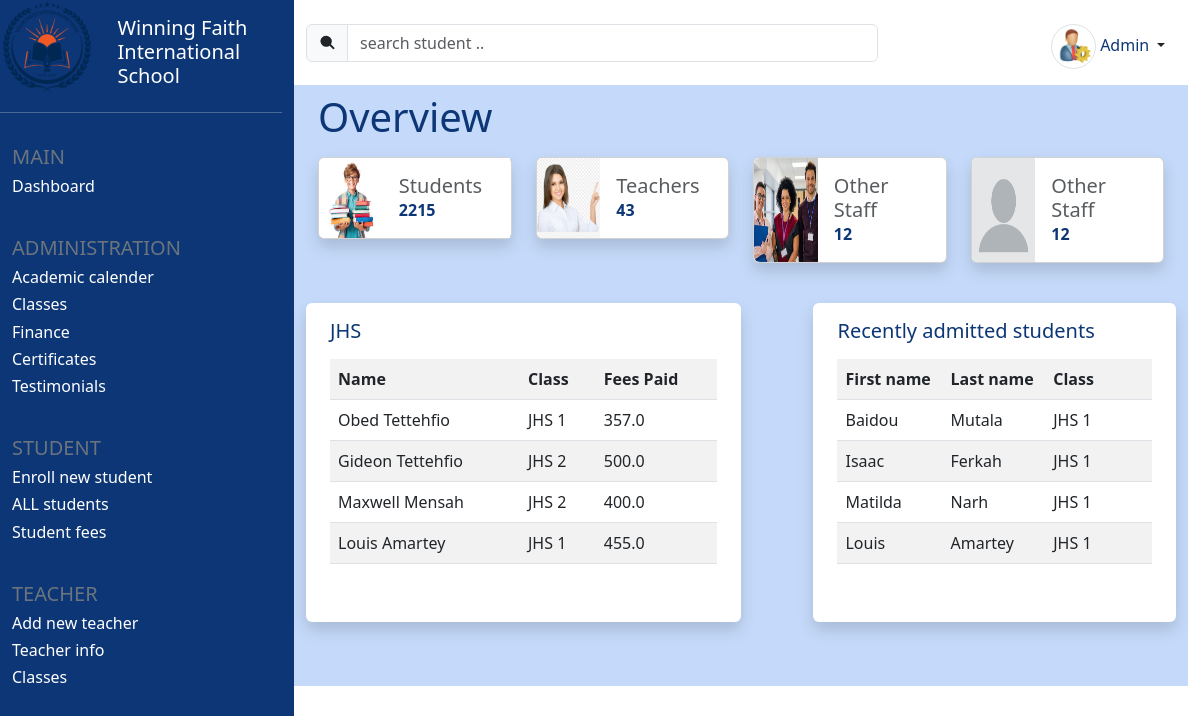
The app's page / (signed in) with its own data.
### core/models.py (models this page shows, shortened)
class Student(models.Model):
    id = models.UUIDField(primary_key=True, default=uuid.uuid4)
    fname = models.CharField(max_length=25)
    lname = models.CharField(max_length=25)
    other_names = models.CharField(max_length=100, blank=True)
    fees_paid = models.FloatField()
    date_enrolled = models.DateField(default=datetime.now)
    classroom = models.CharField(max_length=25)
    category = models.CharField(max_length=25)

### core/views.py (the view)
# urls.py: path('', views.index, name='index'),
@login_required(login_url='login')
def index(request):
    students = Student.objects.all()
    jhs_students = Student.objects.filter(category='jhs')
    context = {
        'students': students,
        'jhs_students': jhs_students
    }
    return render(request, 'index.html', context)

### templates/index.html (shortened to what this page needs)
{% load static %}
<!DOCTYPE html>
<html lang="en">
<head>
    <link rel="stylesheet" href="{% static 'styles.css' %}">
    <link rel="stylesheet" href="https://cdn.jsdelivr.net/npm/bootstrap@5.3.0-alpha1/dist/css/bootstrap.min.css">
</head>
<body>
    <div class="row" style="height: 100vh;">
        <div class="container-fluid col col-lg-3 " style="background-color: #0c3675;">
            <div class="row w-100">
                <div class="col-lg-5 logo">
                    <img src="{% static 'new-logo.png' %}" alt="" class="img-fluid" height="55">
                </div>
                <div class="col-lg-7 school-name mt-3">
                    <a href="{% url 'index' %}" class="text-decoration-none"><h5 class="text-white">Winning Faith International School</h5></a>
                </div>
            </div><hr class="text-white">
            <div class="container row">
                <div class=" mt-3 mb-3">
                    <h5 class="text-secondary">MAIN</h5>
                    <a href="{% url 'index' %}" class="text-decoration-none"><h6 class="text-white">Dashboard</h6></a>
                </div>
                <div class="mt-3 mb-3">
                    <h5 class="text-secondary">ADMINISTRATION</h5>
                    <h6 class="text-white">Academic calender</h6>
                    <a href="{% url 'classes' %}" class="text-decoration-none"><h6 class="text-white">Classes</h6></a>
                    <h6 class="text-white">Finance</h6>
                    <h6 class="text-white">Certificates</h6>
                    <h6 class="text-white">Testimonials</h6>
                </div>
                <div class="mt-3 mb-3">
                    <h5 class="text-secondary">STUDENT</h5>
                    <a href="{% url 'enroll' %}" class="text-decoration-none"><h6 class="text-white">Enroll new student</h6></a>
                    <a href="{% url 'students' %}" class="text-decoration-none"><h6 class="text-white">ALL students</h6></a>
                    <h6 class="text-white">Student fees</h6>
                </div>
                <div class="mt-3 mb-3">
                    <h5 class="text-secondary">TEACHER</h5>
                    <h6 class="text-white">Add new teacher</h6>
                    <h6 class="text-white">Teacher info</h6>
                    <h6 class="text-white">Classes</h6>
                </div>
            </div>
        </div>
        <div class="container-fluid col-lg-9 h-100 pt-2">
            <div class="row w-100 bg-white pt-3">
                <div class="col-lg-8">
                    <div class="input-group mb-1">
                        <span class="input-group-text">
                        </span>
                        <input type="search" class="form-control" placeholder="search student .." aria-label="Search" aria-describedby="button-addon2">
                      </div>
                </div>
                <div class="col-lg-2"></div>
                <div class="col-lg-2" style="float: inline-end;">
                    <div class="nav-item dropdown">
                        <a class="nav-link dropdown-toggle blue-text" data-bs-toggle="dropdown" href="#" role="button" aria-expanded="false">
                            <img src="{% static 'admin.webp' %}" alt="profile_img" class="img-fluid rounded-circle border" width="45" height="45">
                            <p class="d-inline blue-text ">Admin</p>
                        </a>
                    </div>
                </div>
            </div>
            {% block content %}
            <div class="container-fluid row home w-100 mt-3 pb-5">
                <h4 class="blue-text mt-2 mb-3 display-6">Overview</h4>
                <div class="col-6 col-lg-3">
                    <div class="card shadow mb-3 bg-white">
                        <div class="row g-0">
                          <div class="col-md-4">
                            <img src="{% static 'student.jpeg' %}" class="img-fluid rounded-start h-100" alt="...">
                          </div>
                          <div class="col-md-8 bg-white">
                            <div class="card-body bg-white">
                              <h5 class="text-muted m-0">Students</h5>
                              <p class="card-text blue-text fw-bold">2215 </p>
                            </div>
                          </div>
                        </div>
                    </div>
                </div>
                <div class="col-6 col-lg-3 h-auto">
                    <div class="card shadow b-3">
                        <div class="row g-0">
                          <div class="col-md-4">
                            <img src="{% static 'teacher2.png' %}" class="img-fluid rounded-start h-100" alt="...">
                          </div>
                          <div class="col-md-8">
                            <div class="card-body">
                              <h5 class="text-muted m-0">Teachers</h5>
                              <p class="card-text blue-text fw-bold">43</p>
                            </div>
                          </div>
                        </div>
                    </div>
                </div>
                <div class="col-6 col-lg-3 ">
                    <div class="card shadow mb-3">
                        <div class="row g-0">
                          <div class="col-md-4">
                            <img src="{% static 'staff.jpeg' %}" class="img-fluid rounded-start h-100" >
                          </div>
                          <div class="col-md-8">
                            <div class="card-body">
                              <h5 class="text-muted m-0">Other Staff</h5>
                              <p class="card-text blue-text fw-bold">12</p>
                            </div>
                          </div>
                        </div>
                    </div>
                </div>
                <div class="col-6 col-lg-3">
                    <div class="card shadow mb-3">
                        <div class="row g-0">
                          <div class="col-md-4">
                            <img src="{% static 'blank-profile-picture.png' %}" class="img-fluid rounded-start h-100" >
                          </div>
                          <div class="col-md-8">
                            <div class="card-body">
                              <h5 class="text-muted m-0">Other Staff</h5>
                              <p class="card-text blue-text fw-bold">12</p>
                            </div>
                          </div>
                        </div>
                    </div>
                </div>
                <div class="col-lg-6 bg-white mt-4 mb-3 rounded shadow">
                    <div class="container mb-4">
                        <h5 class="blue-text mt-3 mb-3">JHS</h5>
                        <div class="scrollable-div">
                            <table class="table table-striped">
                                <tr>
                                    <th>Name</th>
                                    <th>Class</th>
                                    <th>Fees Paid</th>
                                </tr>
                                {% for student in jhs_students %}
                                <tr>
                                    <td>{{student.fname}} {{student.lname}}</td>
                                    <td>{{student.classroom}}</td>
                                    <td>{{student.fees_paid}}</td>
                                </tr>
                                {% endfor %}
                            </table>
                        </div>
                    </div>
                </div>
                <div class="col-lg-1"></div>
                <div class="col-12 col-lg-5 bg-white mt-4 mb-3 rounded shadow pb-4">
                    <div class="container mb-4">
                        <h5 class="blue-text mt-3 mb-3">Recently admitted students</h5>
                        <div class="scrollable-div">
                            <table class="table table-striped">
                                <tr>
                                    <th>First name</th>
                                    <th>Last name</th>
                                    <th>Class</th>
                                </tr>
                                {% for student in students reversed %}
                                    <tr>
                                        <td>{{student.fname}}</td>
                                        <td>{{student.lname}}</td>
                                        <td>{{student.classroom}}</td>
                                    </tr>
                                {% endfor %}
                            </table>
                        </div>
                    </div>
                </div>
            </div>
            {% endblock content %}
        </div>
    </div>
</body>
</html>

### static/styles.css (style rules this page uses)
.blue-text { color: #0c3675; }
.home { background-color: #c5dafa; }
.card { background-color: #0c3675; }
.scrollable-div { max-height: 215px; overflow-y: auto; }

### records on screen
Student: fname "Obed", lname "Tettehfio", classroom "JHS 1", fees_paid "357.0"
Student: fname "Gideon", lname "Tettehfio", classroom "JHS 2", fees_paid "500.0"
Student: fname "Maxwell", lname "Mensah", classroom "JHS 2", fees_paid "400.0"
Student: fname "Louis", lname "Amartey", classroom "JHS 1", fees_paid "455.0"
Student: fname "Baidou", lname "Mutala", classroom "JHS 1"
Student: fname "Isaac", lname "Ferkah", classroom "JHS 1"
Student: fname "Matilda", lname "Narh", classroom "JHS 1"
